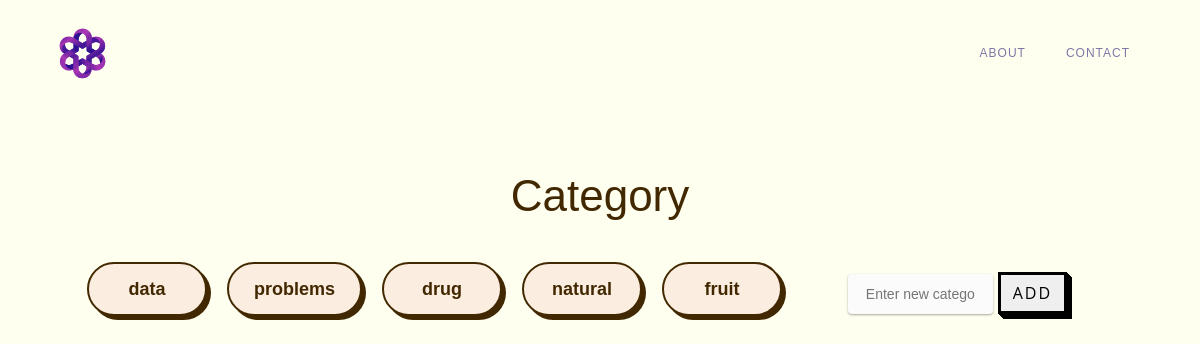
Page /category/ (signed in) on the committed database.
### user/models.py (models this page shows)
class UserCategory(models.Model):
    inserted_category=models.CharField(max_length=32)
    user_id=models.ForeignKey(User,on_delete=models.SET_NULL, null=True)

### main/views.py (the view, shortened to what this page needs)
# urls.py: path('category/',views.category,name="category"),
def category(request):
    while answer_list:
        fullanswer_str=answer_list.popleft()
        question_str=question_list.popleft()
        add_contents(request,fullanswer_str,question_str)
    userCategories=UserCategory.objects.filter(user_id__username=request.user.username)
    context={'userCategories':userCategories}
    return render(request,"main/category.html",context=context)

### main/templates/main/category.html (shortened to what this page needs)
{% load static %}
<!DOCTYPE html>
<html>
<head>
  <link href="{% static 'css/styles.css' %}" rel="stylesheet" type="text/css" />
</head>
<body>
    <div data-collapse="medium" data-animation="default" data-duration="400" data-easing="ease" data-easing2="ease"
    role="banner" class="navigation w-nav">
    <div class="navigation-items"><a href="/" class="logo-link w-nav-brand"><img src="{% static 'img/logo.png' %}"
            width="65" alt="" class="logo-image" /></a>
    </div>
    <div class="navigation-wrap">
    <a href="/about/" class="navigation-item w-nav-link">About</a>
    <a href="/contact/"class="navigation-item w-nav-link">Contact</a>
    </div>
    </div>
  <div class="section">
    <div class="container cc-heading-wrap">
      <h1 class="heading-5">Category</h1>
      <div class="store-categories-wrap">
          <div class="collection-wrap">
            {%for category in userCategories %}
            <button class="button-74" role="button"
              onclick="location.href='/category/{{category.pk}}/'">{{category.inserted_category}}</button>
            {%endfor%}
          <form id="add-category-form" method="post" action="{% url 'category' %}" style="padding: 20px;">
            <input type="text" id="new-keyword-input" class="input-54" name="new_category" placeholder="Enter new category">
            <button type="submit" class="button-54">Add</button>
        </form>
          </div>
      </div>
    </div>
  </div>
</body>
</html>

### rows in the picture
UserCategory: inserted_category "data"
UserCategory: inserted_category "problems"
UserCategory: inserted_category "drug"
UserCategory: inserted_category "natural"
UserCategory: inserted_category "fruit"
